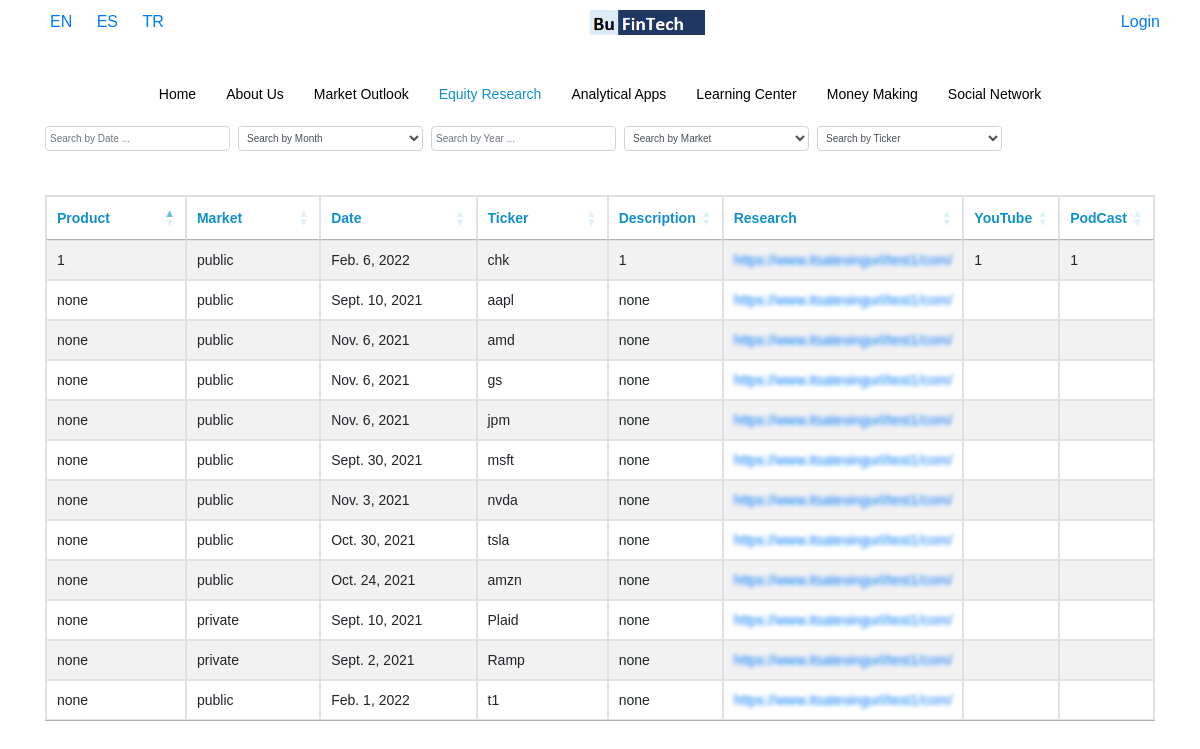
The page /en/equity-research on the database its author committed.
### base/models.py (models this page shows, shortened)
class equity(models.Model):
    Language = models.CharField(max_length=50,blank=True)
    Ticker = models.CharField(max_length=50,blank=True)
    Date = models.DateField()
    EQUITY_TYPES = [
        ('public', 'Public'),
        ('private', 'Private')
    ]
    Market = models.CharField(max_length=10, choices=EQUITY_TYPES, default='public')
    Institutional_Shares = models.IntegerField(blank=True)
    Research = models.FileField(upload_to=path_equity )
    Youtube = models.CharField(max_length=50,blank=True)
    Podcast = models.CharField(max_length=50,blank=True)
    Product = models.CharField(max_length=50,blank=True,default="none")
    Description = models.CharField(max_length=50,blank=True,default="none")
    class Meta:
        verbose_name = "Equity Research"
        verbose_name_plural = "Equity Research"

### base/views.py (the view)
# urls.py: re_path(r'^(?P<Language>[a-z]{2})/equity-research$', views.equityView, name='equity'),
def equityView(request, Language):
    display_url = True
    try:
        user_payment = Api_key.objects.get(user = request.user)
    except:
        user_payment = None
    if user_payment != None:
        pass
    else:
        display_url = False
    setCurrentLanguage(request, Language)
    hidden = [0,1]
    nav_items = ListPage.objects.filter(Language=request.session['current_language']).values_list("Menu_Name","url").distinct()
    try:
        obj = equity.objects.filter(Language=request.session['current_language'])
        data = serializers.serialize("python",equity.objects.filter(Language=request.session['current_language']) )
        tickers = obj.values('Ticker').distinct()
        return render (request,'base/equity.html',{'display_url':display_url, 'obj':obj,'table_form':EquityForm(),'data':data, 'hidden':hidden,'nav_items':nav_items,'Language':Language, 'tickers': tickers})
    except Exception as e:
        return render (request,'base/equity.html',{'display_url':display_url, 'message':"No data found!",'nav_items':nav_items,'Language':Language})

### base/forms.py
class EquityForm(ModelForm):
    class Meta:
        model = equity
        fields = '__all__'

### base/templatetags/current_url.py (called while the page is built)
@register.filter
def current_url(value, url):
    url = url[4:]
    value = value.replace("_","-")
    if value == "analytic-apps":
        value = "analytical-apps"
    print(value, url)
    result = re.search(value , url)
    if result != None:
        return True

### base/views.py (called while the page is built)
def setCurrentLanguage(request, Language):
    request.session['current_language'] = Language
    return

### base/templates/base/equity.html (shortened to what this page needs)
{% extends 'base/home.html' %}
{% load static %}
{% block content %}
<div class="container">
	<div class="width">
		<div class="d-block d-md-flex">
			<input style="height: 25px; font-size: 10px; padding: 4px;" type="text" placeholder="Search by Date ..." id="epublic_search_date" class="form-control my-2 my-md-0 col-12 col-md-2 datepicker mr-2">
			<select style="height: 25px; font-size: 10px; padding: 4px;" class="form-control col-12 col-md-2 mt-2 mt-md-0 mr-2" id="epublic_search_month" title="Search By Month">
				<option value="">Search by Month</option>
			</select>
			<input style="height: 25px; font-size: 10px; padding: 4px;" type="number" placeholder="Search by Year ..." id="epublic_search_year" class="form-control col-12 col-md-2 mt-2 mt-md-0 mr-2">
			<select style="height: 25px; font-size: 10px; padding: 4px;" class="form-control col-12 col-md-2 mt-2 mt-md-0 mr-2" id="epublic_search_market" title="Search By Market">
				<option value="">Search by Market</option>
			</select>
			<select style="height: 25px; font-size: 10px; padding: 4px;" class="form-control col-12 col-md-2 mt-2 mt-md-0 mr-2" id="epublic_search_ticker" title="Search By Ticker">
				<option value="">Search by Ticker</option>
			</select>
		</div>
		<br>
		<br />
			<table id="example" class="table table-striped table-bordered" style="width:100%">
				<thead>
					<tr>
						<th>Product</th>
						<th>Market</th>
						<th>Date</th>
						<th>Ticker</th>
						<th>Description</th>
						<th>Research</th>
						<th>YouTube</th>
						<th>PodCast</th>
					</tr>
				</thead>
				<tbody>
					{% for data in obj %}
						<tr>
							<td>{{data.Product}}</td>
							<td>{{data.Market}}</td>
							<td>{{data.Date}}</td>
							<td>{{data.Ticker}}</td>
							<td>{{data.Description}}</td>
							{% if display_url == False %}
								<td style="min-width: 203px;">
									<a class="blurLinks" href="{% url 'payment' %}" onmouseover="hov(this)" onmouseout="hovOut(this)">https://www.itsatesingurl/test1/com/</a>
								</td>
							{% else %}
								<td>{{data.Research}}</td>
							{% endif %}
							<td>{{data.Youtube}}</td>
							<td>{{data.Podcast}}</td>
						</tr>
					{% endfor %}
				</tbody>
			</table>
			<br />
    </div>
</div>
{% endblock content %}

### mysite/static/base/style.css (style rules this page uses)
html, body { height: 100%; width: 100%; height: 100vh; width: 100vw; margin: 0; }
.width { overflow-x: auto; white-space: nowrap; margin-bottom: 50px; }
th { color:#1190cb; }
td { width:25%; }
a { color:black; }

### mysite/static/base/url.css (style rules this page uses)
.blurLinks { filter: blur(2px); -webkit-filter: blur(2px); }

### mysite/static/sidebar/demo.css (style rules this page uses)
html, body { padding: 0; margin: 0; }
body { background-color: #fff; font-family: Arial, Helvetica, Verdana; font-size: 14px; line-height: 22px; color: #666; position: relative; -webkit-text-size-adjust: none; }

### mysite/static/sidebar/mmenu.css (style rules this page uses)
:root { --mm-line-height:20px;--mm-listitem-size:44px;--mm-navbar-size:44px;--mm-offset-top:0;--mm-offset-right:0;--mm-offset-bottom:0;--mm-offset-left:0;--mm-color-border:rgba(0, 0, 0, 0.1);--mm-color-button:rgba(0, 0, 0, 0.3);--mm-color-text:rgba(0, 0, 0, 0.75);--mm-color-text-dimmed:rgba(0, 0, 0, 0.3);--mm-color-background:#f3f3f3;--mm-color-background-highlight:rgba(0, 0, 0, 0.05);--mm-color-background-emphasis:rgba(255, 255, 255, 0.4);--mm-shadow:0 0 10px rgba(0, 0, 0, 0.3) }
.mm-wrapper { overflow-x:hidden;position:relative }
:root { --mm-iconbar-size:50px }
:root { --mm-iconpanel-size:50px }
:root { --mm-sidebar-collapsed-size:50px;--mm-sidebar-expanded-size:440px }

### rows shown on the page
equity: Product "none", Market "public", Date "Sept. 10, 2021", Ticker "aapl", Description "none"
equity: Product "none", Market "public", Date "Nov. 6, 2021", Ticker "amd", Description "none"
equity: Product "none", Market "public", Date "Nov. 6, 2021", Ticker "gs", Description "none"
equity: Product "none", Market "public", Date "Nov. 6, 2021", Ticker "jpm", Description "none"
equity: Product "none", Market "public", Date "Sept. 30, 2021", Ticker "msft", Description "none"
equity: Product "none", Market "public", Date "Nov. 3, 2021", Ticker "nvda", Description "none"
equity: Product "none", Market "public", Date "Oct. 30, 2021", Ticker "tsla", Description "none"
equity: Product "none", Market "public", Date "Oct. 24, 2021", Ticker "amzn", Description "none"
equity: Product "none", Market "private", Date "Sept. 10, 2021", Ticker "Plaid", Description "none"
equity: Product "none", Market "private", Date "Sept. 2, 2021", Ticker "Ramp", Description "none"
equity: Product "none", Market "public", Date "Feb. 1, 2022", Ticker "t1", Description "none"
equity: Product "1", Market "public", Date "Feb. 6, 2022", Ticker "chk", Description "1", Youtube "1", Podcast "1"

### other values the page prints
{{ item.0 }} "Home" "About Us" "Market Outlook" "Analytical Apps" "Learning Center" "Money Making" "Social Network"
{{ item.0 }} "Equity Research"
